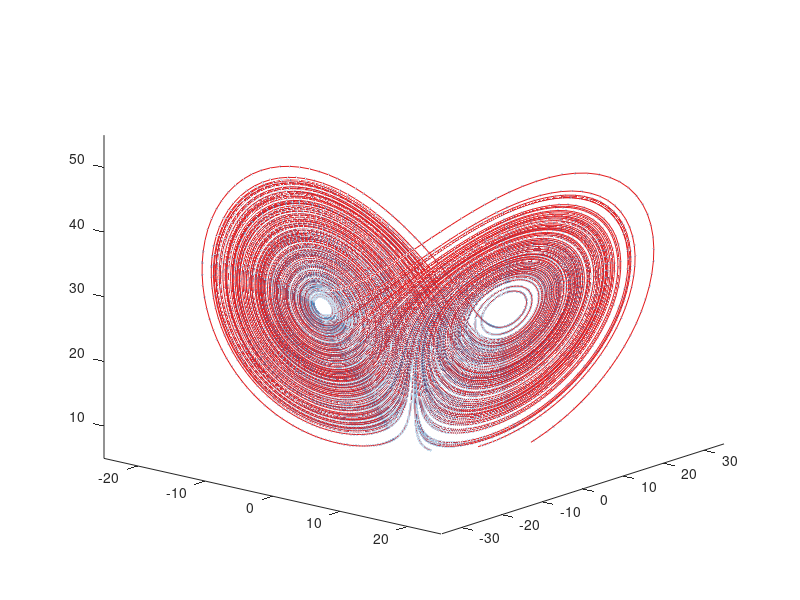
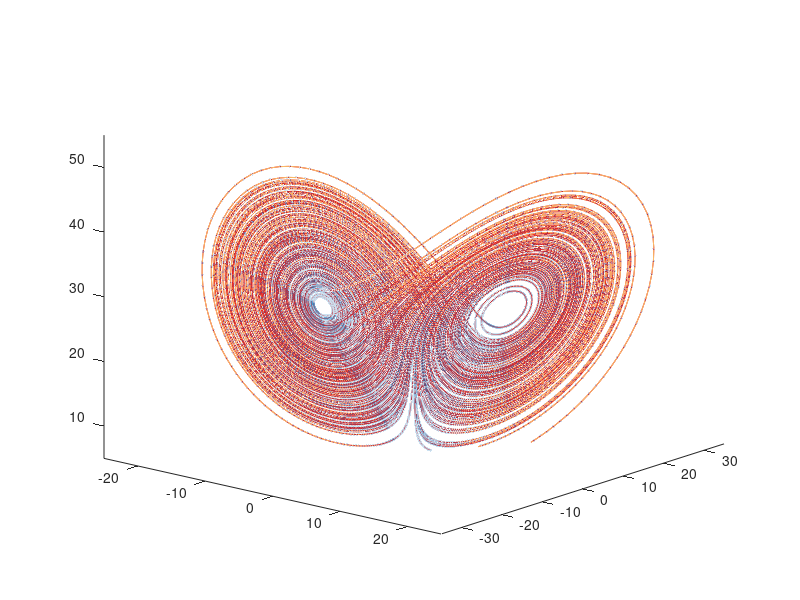

Reproduce these figures in MATLAB, in order.
% 绘制洛伦兹吸引子（Lorenz attractor）的代码，同时显示出吸引子占据的相空间区域内对初始条件的敏感依赖性

%% 参数设定
sigma = 10;
beta = 8/3;
rho = 28;
dt = 0.005;
max_t = 200;

%% 计算Lorenz attractor
x = 0.1; y = 0.2; z = 0.3;
x_traj = zeros(max_t/dt,1); x_traj(1) = x;
y_traj = zeros(max_t/dt,1); y_traj(1) = y;
z_traj = zeros(max_t/dt,1); z_traj(1) = z;

for i=2:length(x_traj)
    dx_dt = sigma*(y - x);
    dy_dt = x*(rho - z) - y;
    dz_dt = x*y - beta*z;
    x_new = x + dx_dt*dt;
    y_new = y + dy_dt*dt;
    z_new = z + dz_dt*dt;
    x_traj(i) = x_new;
    y_traj(i) = y_new;
    z_traj(i) = z_new;
    x = x_new; y = y_new; z = z_new;
end

%% 绘制Lorenz attractor
figure('color','black');

plot3(x_traj,y_traj,z_traj, 'color', [0.894,0.102,0.110]); hold on;
scatter3(x_traj,y_traj,z_traj,5,'filled', 'MarkerFaceAlpha',0.2,'MarkerEdgeAlpha',0.2);

title('Lorenz attractor', 'color','white');
xlabel('x', 'color','white'); ylabel('y', 'color','white'); zlabel('z', 'color','white');
axis tight;
view([40,20]); xlim([-25,25]); ylim([-35,35]); zlim([5,55]);

%% 绘制敏感依赖性图
figure('color','black');

delta = 1e-8;
x_traj_perturbed = x_traj+delta*randn(length(x_traj),1);
y_traj_perturbed = y_traj+delta*randn(length(y_traj),1);
z_traj_perturbed = z_traj+delta*randn(length(z_traj),1);

plot3(x_traj,y_traj,z_traj, 'color', [0.894,0.102,0.110]); hold on;
scatter3(x_traj,y_traj,z_traj,5,'filled', 'MarkerFaceAlpha',0.2,'MarkerEdgeAlpha',0.2);
plot3(x_traj_perturbed,y_traj_perturbed,z_traj_perturbed, 'color', [0.980,0.745,0.412]);

title('Sensitive Dependence on Initial Conditions', 'color','white');
xlabel('x', 'color','white'); ylabel('y', 'color','white'); zlabel('z', 'color','white');
axis tight;
view([40,20]); xlim([-25,25]); ylim([-35,35]); zlim([5,55]);